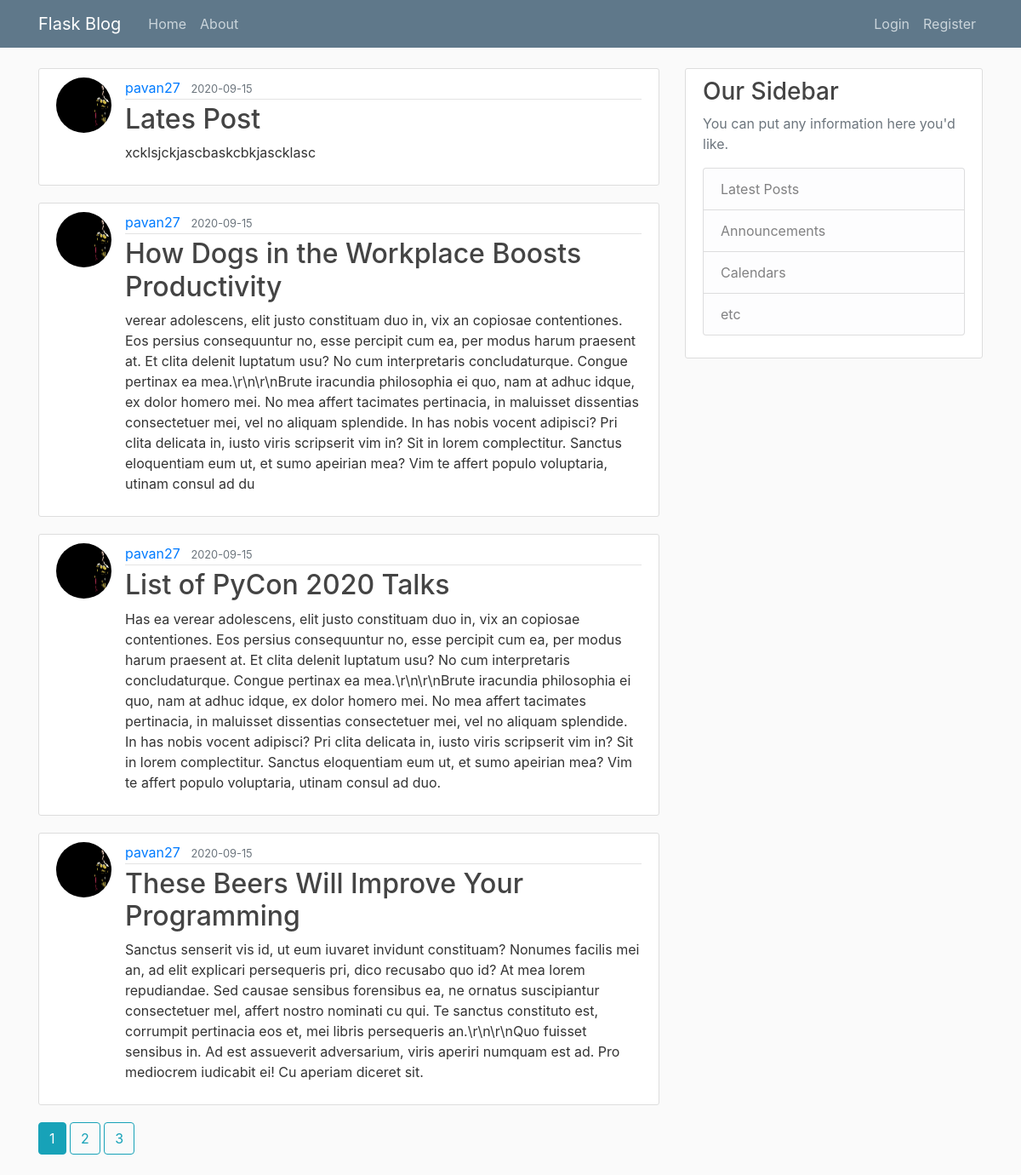
Page /home on the earlier database version.
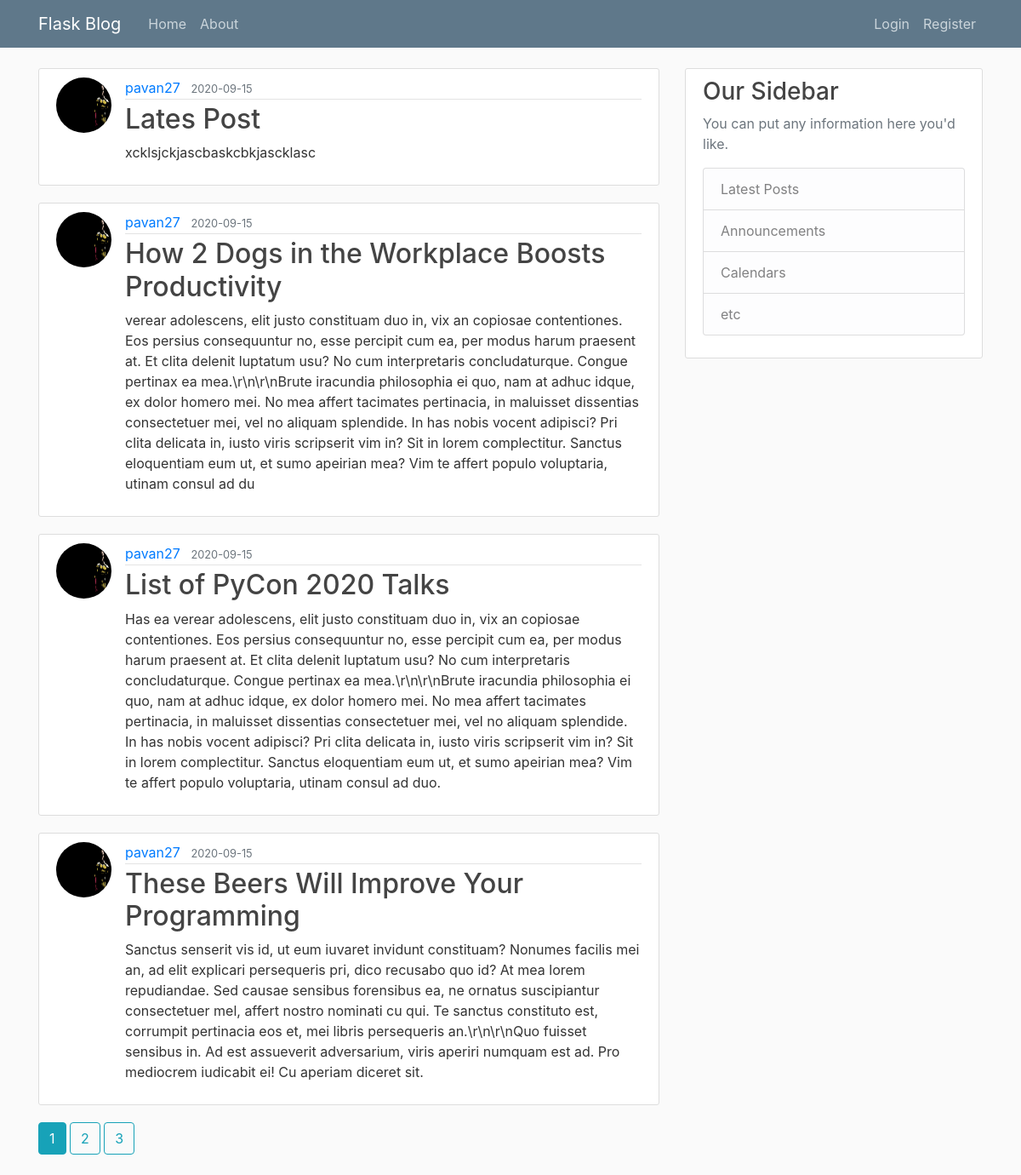
Same page on the later database version.
### flaskblog/models.py (models this page shows, shortened)
class Post(db.Model):
    id = db.Column(db.Integer, primary_key=True)
    title = db.Column(db.String(100), nullable=False)
    date_posted = db.Column(
        db.DateTime, nullable=False, default=datetime.utcnow)
    content = db.Column(db.Text, nullable=False)
    user_id = db.Column(db.Integer, db.ForeignKey('user.id'), nullable=False)

class User(db.Model,UserMixin):
    id = db.Column(db.Integer, primary_key=True)
    username = db.Column(db.String(20), unique=True, nullable=False)
    email = db.Column(db.String(120), unique=True, nullable=False)
    image_file = db.Column(db.String(20), nullable=False,
                           default="default.jpg")
    password = db.Column(db.String(60), nullable=False)
    posts = db.relationship('Post', backref="author", lazy="dynamic")

### flaskblog/main/routes.py (the view)
@main.route("/")
@main.route("/home")
def home():
    page = request.args.get('page',1,type=int)
    posts = Post.query.order_by(Post.date_posted.desc()).paginate(page=page,per_page=4)
    return render_template('home.html', posts=posts)

### flaskblog/templates/home.html
{% extends "layout.html" %}
{% block content %}
 {% for post in posts.items %}
<article class="media content-section">
  <img  class="rounded-circle article-img" src="{{url_for('static',filename='profile_pics/'+ post.author.image_file)}}" alt="">
  <div class="media-body">
    <div class="article-metadata">
      <a class="mr-2" href="{{url_for('users.user_posts',username=post.author.username)}}">{{ post.author.username }}</a>
      <small class="text-muted">{{ post.date_posted.strftime('%Y-%m-%d') }}</small>
    </div>
    <h2><a class="article-title" href="{{ url_for('posts.post', post_id=post.id) }}">{{ post.title }}</a></h2>
    <p class="article-content">{{ post.content }}</p>
  </div>
</article>
{% endfor %}
{% for page_num in posts.iter_pages(left_edge=1,right_edge=1,left_current=1,right_current=2) %}
  {% if page_num %}
      {% if posts.page == page_num %}
      <a class="btn btn-info mb-4" href="{{ url_for('main.home',page=page_num) }}">{{page_num}}</a>
      {% else %}
      <a class="btn btn-outline-info mb-4" href="{{ url_for('main.home',page=page_num) }}">{{page_num}}</a>
      {% endif %}
  {% else %}
    ...
  {% endif %}
{% endfor %}
{% endblock content%}

Differences in the rows shown:
changed Post: title "How Dogs in the Workplace Boosts Productivity" → "How 2 Dogs in the Workplace Boosts Productivity"
